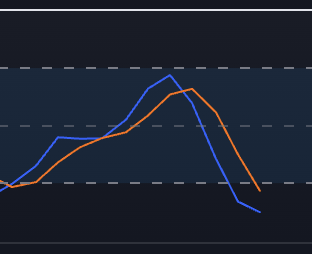
#> input picture Ekran Resmi 2025-11-20 13.20.02.png, 312 x 254 px
$ python -i ocr.py   (imports and definitions only)
#> lines starting #> are read from the running program, lines starting #| are printed output that depends on the picture; after the words box and inside, x2 and y2 are one past the last pixel; in counts of white or black regions, pixels touching at a corner belong together
### src/logger.py
import logging
import sys
import uuid
from contextvars import ContextVar
from datetime import datetime
from pathlib import Path

# Context variable for correlation ID (thread-safe)
_correlation_id: ContextVar[str] = ContextVar("correlation_id", default="")


# [9 lines left out: function set_correlation_id, not called in this run]


def get_correlation_id() -> str:
    """Get current correlation ID."""
    return _correlation_id.get()


class StructuredLogger:
    """Simple wrapper to support key-value logging with correlation ID"""

    def __init__(self, logger):
        self._logger = logger

    def _format_msg(self, msg, **kwargs):
        # Add correlation ID if present
        cid = get_correlation_id()
        if cid:
            kwargs["cid"] = cid

        if kwargs:
            kv_str = " ".join(f"{k}={v}" for k, v in kwargs.items())
            return f"{msg} {kv_str}"
        return msg

    def debug(self, msg, **kwargs):
        self._logger.debug(self._format_msg(msg, **kwargs))

    def info(self, msg, **kwargs):
        self._logger.info(self._format_msg(msg, **kwargs))

    def warning(self, msg, **kwargs):
        self._logger.warning(self._format_msg(msg, **kwargs))

    def error(self, msg, **kwargs):
        self._logger.error(self._format_msg(msg, **kwargs))

    def exception(self, msg, **kwargs):
        self._logger.exception(self._format_msg(msg, **kwargs))


def setup_logger(level: str = "INFO", log_file: bool = True):
    """
    Setup logging with console and optional file output

    Args:
        level: Log level (DEBUG, INFO, WARNING, ERROR)
        log_file: Whether to also log to file

    Returns:
        Configured logger instance
    """
    numeric_level = getattr(logging, level.upper(), logging.INFO)

    # Create logger
    base_logger = logging.getLogger("tv_ocr_screener")
    base_logger.setLevel(numeric_level)
    base_logger.handlers = []  # Clear existing handlers

    # Console handler with color-friendly format
    console_handler = logging.StreamHandler(sys.stdout)
    console_handler.setLevel(numeric_level)
    console_fmt = logging.Formatter("%(asctime)s [%(levelname)s] %(message)s", datefmt="%H:%M:%S")
    console_handler.setFormatter(console_fmt)
    base_logger.addHandler(console_handler)

    # File handler (optional)
    if log_file:
        log_dir = Path("logs")
        log_dir.mkdir(exist_ok=True)

        log_path = log_dir / f"screener_{datetime.now():%Y%m%d}.log"
        file_handler = logging.FileHandler(log_path, encoding="utf-8")
        file_handler.setLevel(logging.DEBUG)  # File gets all logs
        file_fmt = logging.Formatter("%(asctime)s [%(levelname)s] %(name)s - %(message)s", datefmt="%Y-%m-%d %H:%M:%S")
        file_handler.setFormatter(file_fmt)
        base_logger.addHandler(file_handler)

        base_logger.debug(f"Logging to file: {log_path}")

    return StructuredLogger(base_logger)


logger = setup_logger()

### src/ocr.py
import re
from PIL import Image, ImageFilter, ImageOps, ImageEnhance
import pytesseract
from typing import List, Set, Dict
from .logger import logger
from .exceptions import OCRError

TICKER_REGEX = re.compile(r"\b[A-Z]{2,5}\b")

# Extended blacklist of common OCR false positives
BLACKLIST = {
    "VOLUME", "CHANGE", "BUY", "SELL", "OPEN", "CLOSE", "PRICE", "NAME", "SYMBOL",
    "HIGH", "LOW", "MARKET", "CAP", "SECTOR", "INDUSTRY", "COUNTRY",
    "THE", "AND", "FOR", "WITH", "FROM", "THIS", "THAT", "HAVE", "BEEN",
    "RATING", "NEUTRAL", "STRONG", "WEAK", "VALUE", "GROWTH", "BASIC",
    "FILTER", "SCREENER", "STOCKS", "CHART", "VIEW", "SAVE", "LOAD"
}

# Common OCR character corrections
OCR_CORRECTIONS: Dict[str, str] = {
    "0": "O",
    "1": "I",
    "5": "S",
    "8": "B",
}


# [5 lines left out: function configure_tesseract, not called in this run]


def _preprocess(img_path: str, scale_factor: int = 3) -> Image.Image:
    """
    Simplified preprocessing - sometimes less is more!

    Steps:
    1. Moderate upscaling (3x)
    2. Grayscale
    3. Light contrast boost
    4. Simple threshold

    Args:
        img_path: Path to image
        scale_factor: How much to upscale (default 3x)
    """
#> called with img_path = '../Ekran Resmi 2025-11-20 13.20.02.png', scale_factor = 3
    try:
        img = Image.open(img_path)
#> img is the input picture: PIL image 312x254 RGBA; mean R, G, B, A 28.4, 35.1, 49, 255
        original_size = img.size
#> original_size = (312, 254)

        # Moderate upscaling
        new_width = img.width * scale_factor
#> new_width = 936
        new_height = img.height * scale_factor
#> new_height = 762
        img = img.resize((new_width, new_height), Image.Resampling.LANCZOS)
#> img: PIL image 936x762 RGBA
        logger.debug("ocr.upscaled", from_size=original_size, to_size=img.size, factor=scale_factor)

        # Convert to grayscale
        gray = ImageOps.grayscale(img)
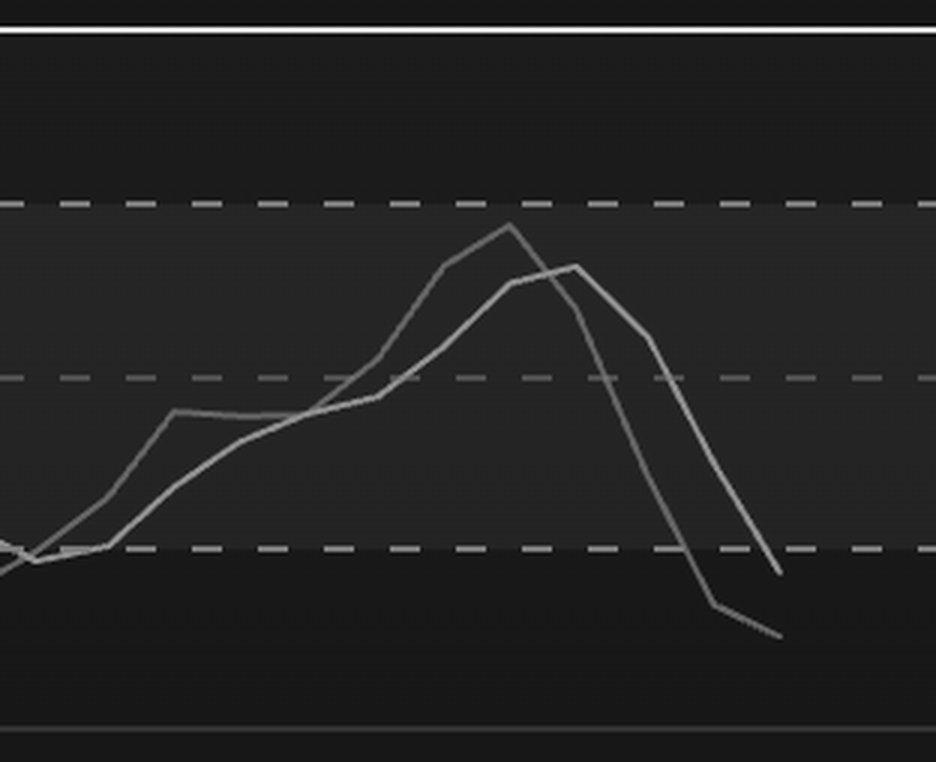
#> gray: PIL image 936x762 L; min 1, max 255, mean 34.5

        # Light contrast enhancement
        contrast = ImageEnhance.Contrast(gray)
        gray = contrast.enhance(1.5)
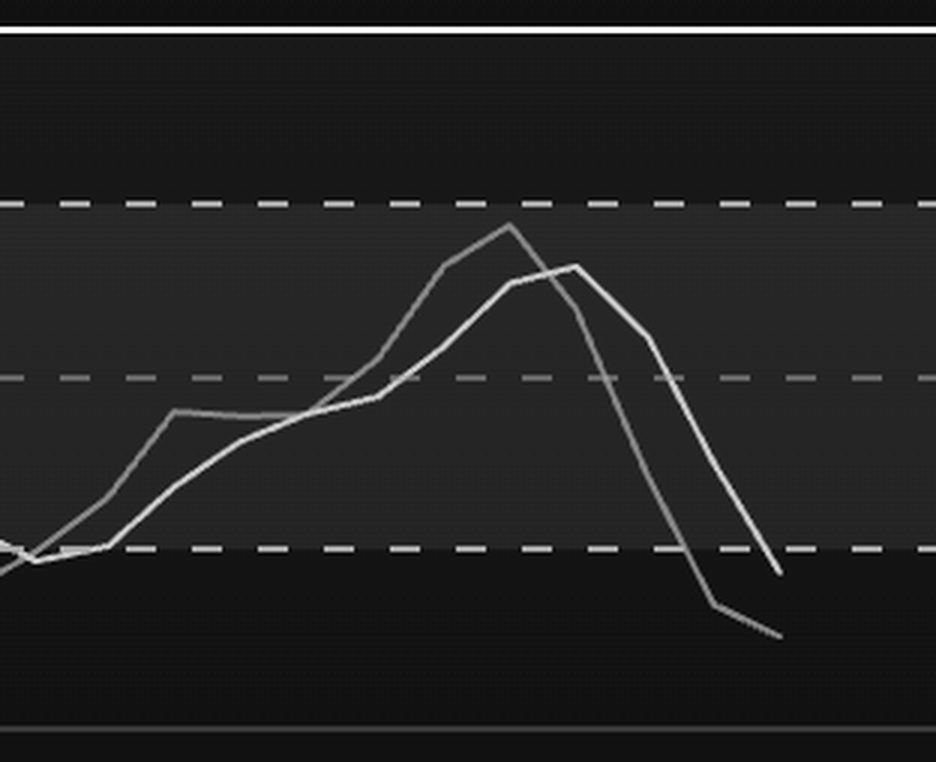
#> gray: PIL image 936x762 L; min 0, max 255, mean 34

        # Simple binary threshold with inverted logic for light backgrounds
        # TradingView has dark text on light background
        threshold = 200  # Higher threshold for light backgrounds
        gray = gray.point(lambda x: 0 if x > threshold else 255, mode='1')
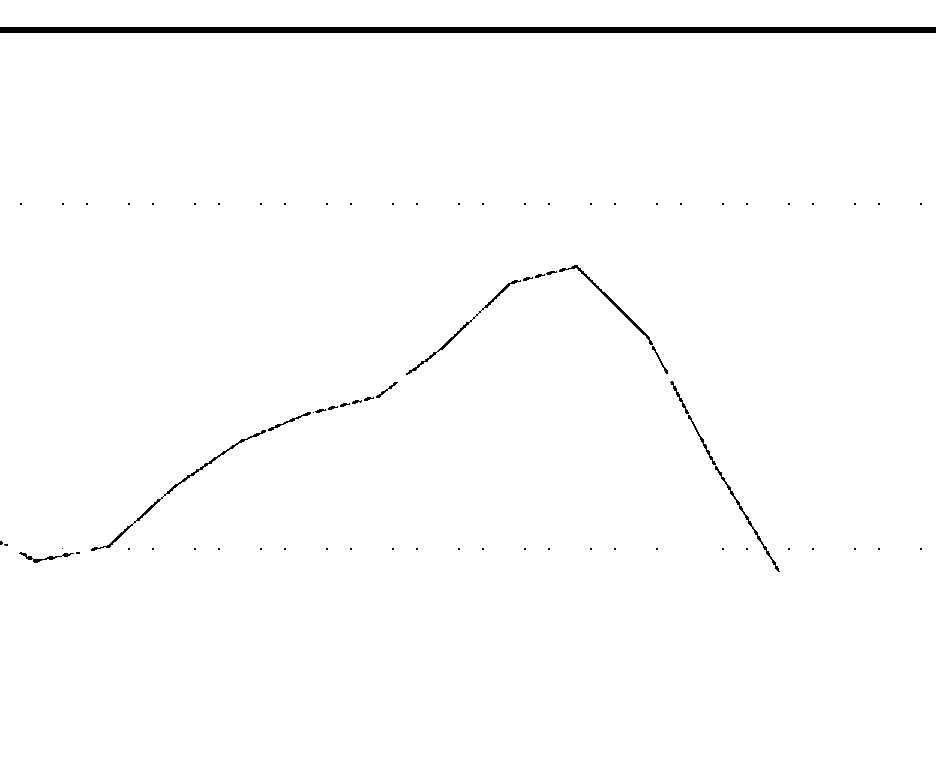
#> gray: PIL image 936x762 1; 98.9% white; 76 black regions (57 under 20 px), largest, box (x1, y1, x2, y2) and area: (0, 27, 936, 33) 5616, (91, 430, 266, 551) 479, (406, 280, 521, 375) 336
        gray = gray.convert('L')

        logger.debug("ocr.preprocessed", image=img_path, final_size=gray.size)
        return gray

    except Exception as e:
        logger.error("ocr.preprocess_error", error=str(e))
        raise OCRError(f"Image preprocessing failed: {e}")


# [73 lines left out: functions _correct_ocr_errors, _validate_ticker, extract_tickers, not called in this run]

>>> result = _preprocess('../Ekran Resmi 2025-11-20 13.20.02.png')
